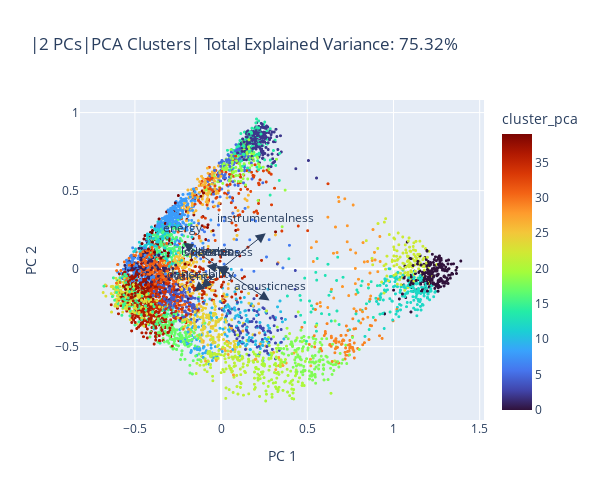

Notebook cell for this chart:
### Markdown cell above
#### 2D plot including Loadings
*Loadings* are the coefficients that represent the contribution of each original variable to the corresponding principal component (PC). They are essentially the weights that determine how much each variable contributes to the formation of each PC.

### Code cell
features = list(spotify_minmax_scaled.columns)
loadings = pca_model.components_.T * np.sqrt(pca_model.explained_variance_)

explained_var_2dims = pca_model.explained_variance_ratio_[0:2].sum() * 100

fig = px.scatter(
    spotify_pca, 
    x="pca0", y="pca1",
    labels={'pca0': 'PC 1', 'pca1': 'PC 2'},
    title=f'|2 PCs|PCA Clusters| Total Explained Variance: {explained_var_2dims:.2f}%',
    color="cluster_pca",
    color_continuous_scale="turbo",
    width=600, height=500
)

for i, feature in enumerate(features):
    fig.add_annotation(
        ax=0, ay=0,
        axref="x", ayref="y",
        x=loadings[i, 0],
        y=loadings[i, 1],
        showarrow=True,
        arrowsize=2,
        arrowhead=2,
        xanchor="right",
        yanchor="top"
    )
    fig.add_annotation(
        x=loadings[i, 0],
        y=loadings[i, 1],
        ax=0, ay=0,
        xanchor="center",
        yanchor="bottom",
        text=feature,
        yshift=5,
    )
fig.update_traces(marker_size=3)
fig.show()

### Figure 1 — Plotly figure (JSON) as saved in the notebook; plotly's stock layout.template omitted (floating-point values rounded to 4 significant figures; data arrays with more than 128 entries replaced by an {"elided": "..."} marker saying what was removed)
{"data": [{"hovertemplate": "PC 1=%{x}<br>PC 2=%{y}<br>cluster_pca=%{marker.color}<extra></extra>", "legendgroup": "", "marker": {"color": {"elided": "5114 int values"}, "coloraxis": "coloraxis", "size": 3, "symbol": "circle"}, "mode": "markers", "name": "", "showlegend": false, "type": "scattergl", "x": {"elided": "5114 float values"}, "xaxis": "x", "y": {"elided": "5114 float values"}, "yaxis": "y"}], "layout": {"annotations": [{"arrowhead": 2, "arrowsize": 2, "ax": 0, "axref": "x", "ay": 0, "ayref": "y", "showarrow": true, "x": -0.1143, "xanchor": "right", "y": -0.1278, "yanchor": "top"}, {"ax": 0, "ay": 0, "text": "danceability", "x": -0.1143, "xanchor": "center", "y": -0.1278, "yanchor": "bottom", "yshift": 5}, {"arrowhead": 2, "arrowsize": 2, "ax": 0, "axref": "x", "ay": 0, "ayref": "y", "showarrow": true, "x": -0.2194, "xanchor": "right", "y": 0.1654, "yanchor": "top"}, {"ax": 0, "ay": 0, "text": "energy", "x": -0.2194, "xanchor": "center", "y": 0.1654, "yanchor": "bottom", "yshift": 5}, {"arrowhead": 2, "arrowsize": 2, "ax": 0, "axref": "x", "ay": 0, "ayref": "y", "showarrow": true, "x": -0.01683, "xanchor": "right", "y": 0.01344, "yanchor": "top"}, {"ax": 0, "ay": 0, "text": "speechiness", "x": -0.01683, "xanchor": "center", "y": 0.01344, "yanchor": "bottom", "yshift": 5}, {"arrowhead": 2, "arrowsize": 2, "ax": 0, "axref": "x", "ay": 0, "ayref": "y", "showarrow": true, "x": 0.2808, "xanchor": "right", "y": -0.205, "yanchor": "top"}, {"ax": 0, "ay": 0, "text": "acousticness", "x": 0.2808, "xanchor": "center", "y": -0.205, "yanchor": "bottom", "yshift": 5}, {"arrowhead": 2, "arrowsize": 2, "ax": 0, "axref": "x", "ay": 0, "ayref": "y", "showarrow": true, "x": 0.2587, "xanchor": "right", "y": 0.2275, "yanchor": "top"}, {"ax": 0, "ay": 0, "text": "instrumentalness", "x": 0.2587, "xanchor": "center", "y": 0.2275, "yanchor": "bottom", "yshift": 5}, {"arrowhead": 2, "arrowsize": 2, "ax": 0, "axref": "x", "ay": 0, "ayref": "y", "showarrow": true, "x": -0.01929, "xanchor": "right", "y": 0.01312, "yanchor": "top"}, {"ax": 0, "ay": 0, "text": "liveness", "x": -0.01929, "xanchor": "center", "y": 0.01312, "yanchor": "bottom", "yshift": 5}, {"arrowhead": 2, "arrowsize": 2, "ax": 0, "axref": "x", "ay": 0, "ayref": "y", "showarrow": true, "x": -0.1559, "xanchor": "right", "y": -0.1464, "yanchor": "top"}, {"ax": 0, "ay": 0, "text": "valence", "x": -0.1559, "xanchor": "center", "y": -0.1464, "yanchor": "bottom", "yshift": 5}, {"arrowhead": 2, "arrowsize": 2, "ax": 0, "axref": "x", "ay": 0, "ayref": "y", "showarrow": true, "x": -0.08527, "xanchor": "right", "y": 0.01833, "yanchor": "top"}, {"ax": 0, "ay": 0, "text": "loudness", "x": -0.08527, "xanchor": "center", "y": 0.01833, "yanchor": "bottom", "yshift": 5}, {"arrowhead": 2, "arrowsize": 2, "ax": 0, "axref": "x", "ay": 0, "ayref": "y", "showarrow": true, "x": -0.02715, "xanchor": "right", "y": 0.01383, "yanchor": "top"}, {"ax": 0, "ay": 0, "text": "tempo", "x": -0.02715, "xanchor": "center", "y": 0.01383, "yanchor": "bottom", "yshift": 5}], "coloraxis": {"colorbar": {"title": {"text": "cluster_pca"}}, "colorscale": [[0, "#30123b"], [0.07143, "#4145ab"], [0.1429, "#4675ed"], [0.2143, "#39a2fc"], [0.2857, "#1bcfd4"], [0.3571, "#24eca6"], [0.4286, "#61fc6c"], [0.5, "#a4fc3b"], [0.5714, "#d1e834"], [0.6429, "#f3c63a"], [0.7143, "#fe9b2d"], [0.7857, "#f36315"], [0.8571, "#d93806"], [0.9286, "#b11901"], [1, "#7a0402"]]}, "height": 500, "legend": {"tracegroupgap": 0}, "title": {"text": "|2 PCs|PCA Clusters| Total Explained Variance: 75.32%"}, "width": 600, "xaxis": {"anchor": "y", "domain": [0, 1], "title": {"text": "PC 1"}}, "yaxis": {"anchor": "x", "domain": [0, 1], "title": {"text": "PC 2"}}}}
